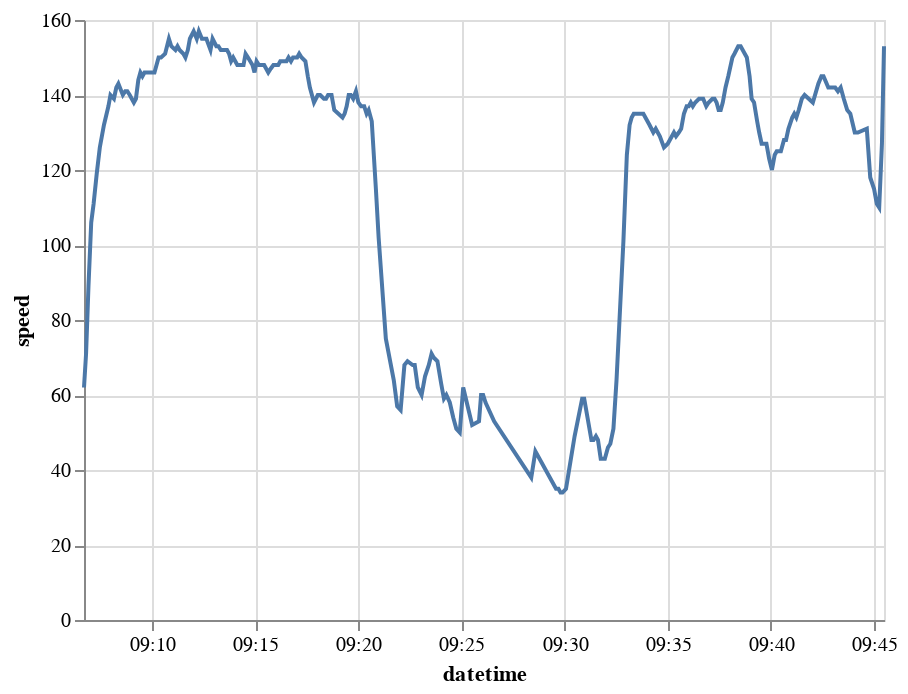

Here is the notebook cell this chart was saved with:
### Code cell
alt.Chart(final_flight_points).mark_line().encode(
    x='datetime:T',
    y='speed'
)

### Figure 1 — Vega-Lite specification as saved in the notebook (floating-point values rounded to 4 significant figures; data arrays with more than 128 entries replaced by an {"elided": "..."} marker saying what was removed)
{"config": {"view": {"continuousWidth": 400, "continuousHeight": 300}}, "data": {"name": "data-e5fb978f99b485fb3a2d742e803ec57f"}, "mark": "line", "encoding": {"x": {"type": "temporal", "field": "datetime"}, "y": {"type": "quantitative", "field": "speed"}}, "$schema": "https://vega.github.io/schema/vega-lite/v4.8.1.json", "datasets": {"data-e5fb978f99b485fb3a2d742e803ec57f": {"elided": "250 records"}}}
